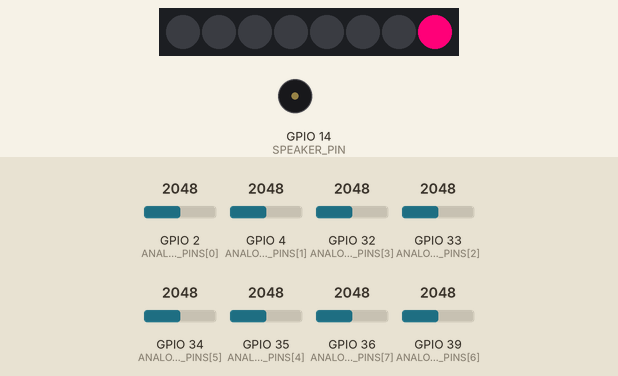
This sketch was run on a simulated ESP32. Shown: 8 RGB LEDs in strip order, left to right, buzzer (waves = sounding). The inputs (shaded band) are chosen by the test bench; at power-on: GPIO 2 (ANALOG_INPUT_PINS[0]) = 2048, GPIO 32 (ANALOG_INPUT_PINS[3]) = 2048, GPIO 34 (ANALOG_INPUT_PINS[5]) = 2048, GPIO 35 (ANALOG_INPUT_PINS[4]) = 2048, GPIO 4 (ANALOG_INPUT_PINS[1]) = 2048, GPIO 33 (ANALOG_INPUT_PINS[2]) = 2048, GPIO 36 (ANALOG_INPUT_PINS[7]) = 2048, GPIO 39 (ANALOG_INPUT_PINS[6]) = 2048.

Above: at 1.41 s.
2.9 s: GPIO 2 (ANALOG_INPUT_PINS[0]) set to 10
At 4.4 s:
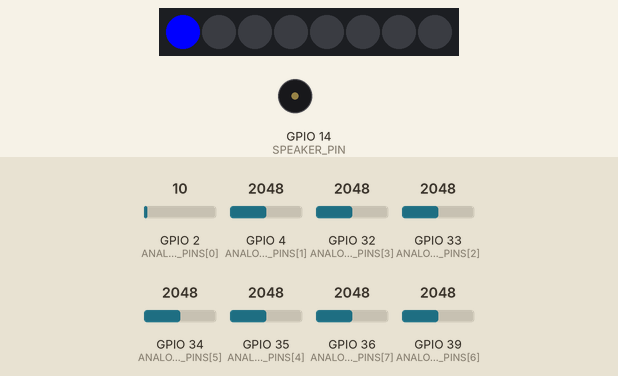
5.2 s: GPIO 32 (ANALOG_INPUT_PINS[3]) set to 10
At 7.4 s:
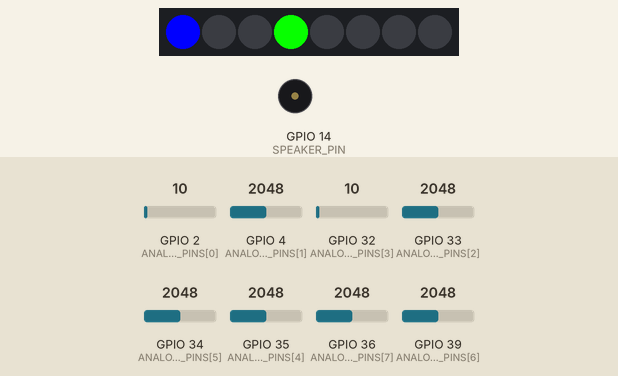
7.7 s: GPIO 34 (ANALOG_INPUT_PINS[5]) set to 10
At 9.3 s:
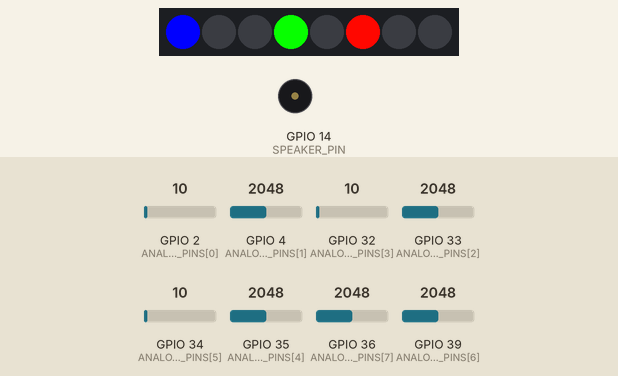
10.2 s: GPIO 35 (ANALOG_INPUT_PINS[4]) set to 10
At 12.4 s:
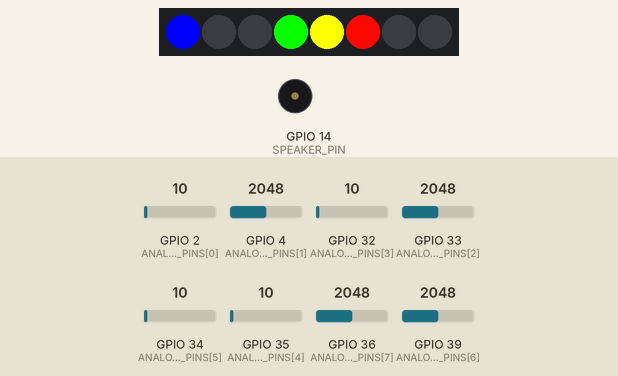
12.7 s: GPIO 2 (ANALOG_INPUT_PINS[0]) set to 3963
14.2 s: GPIO 2 (ANALOG_INPUT_PINS[0]) set to 4067
At 16.4 s:
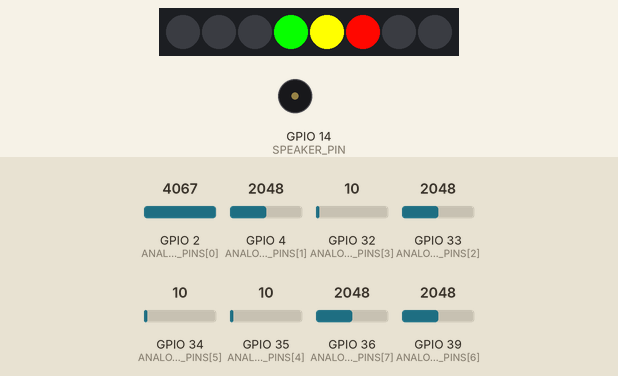
Timing chart, 0 to 17.4 s (numbered marks = the images above; inputs shaded):
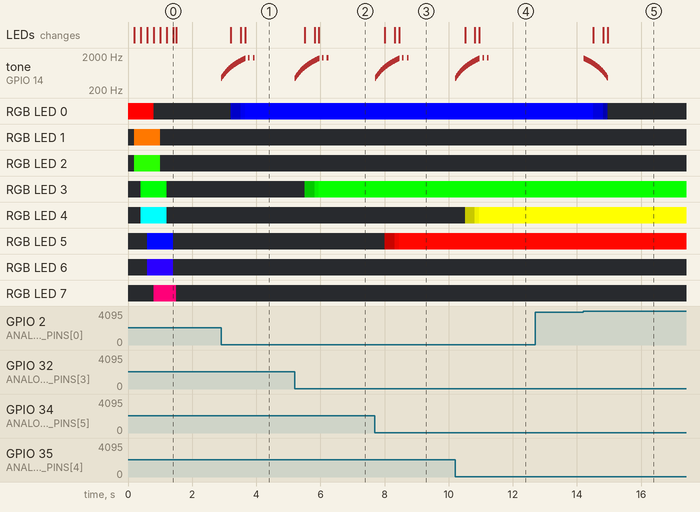

Measured:
- the behaviour switches between 4000 and 4001 on GPIO 2 (ANALOG_INPUT_PINS[0]) (found by bisection; images 4 and 5)
- after the input at 2.9 s, tone on GPIO 14 (SPEAKER_PIN): plays 440 Hz for 0.01 s, 460 Hz for 0.01 s, 485 Hz for 0.01 s, 505 Hz for 0.01 s, 525 Hz for 0.01 s, 545 Hz for 0.01 s … (63 notes in this stretch), starting at once; RGB LED 0: off → RGB(0, 0, 100) after 0.31 s, → RGB(0, 0, 205) 0.31 s later, → RGB(0, 0, 255) 0.14 s later
- after the input at 5.2 s, tone on GPIO 14 (SPEAKER_PIN): plays 440 Hz for 0.01 s, 460 Hz for 0.01 s, 485 Hz for 0.01 s, 505 Hz for 0.01 s, 525 Hz for 0.01 s, 545 Hz for 0.01 s … (63 notes in this stretch), starting at once; RGB LED 3: off → RGB(2, 101, 0) after 0.31 s, → RGB(5, 205, 0) 0.31 s later, → RGB(7, 255, 0) 0.14 s later
- after the input at 7.7 s, tone on GPIO 14 (SPEAKER_PIN): plays 440 Hz for 0.01 s, 465 Hz for 0.01 s, 485 Hz for 0.01 s, 505 Hz for 0.01 s, 525 Hz for 0.01 s, 545 Hz for 0.01 s … (63 notes in this stretch), starting at once; RGB LED 5: off → RGB(101, 2, 0) after 0.31 s, → RGB(205, 5, 0) 0.31 s later, → RGB(255, 7, 0) 0.14 s later
- after the input at 10.2 s, tone on GPIO 14 (SPEAKER_PIN): plays 440 Hz for 0.01 s, 465 Hz for 0.01 s, 485 Hz for 0.01 s, 505 Hz for 0.01 s, 525 Hz for 0.01 s, 545 Hz for 0.01 s … (63 notes in this stretch), starting at once; RGB LED 4: off → RGB(101, 101, 0) after 0.31 s, → RGB(205, 205, 0) 0.31 s later, → RGB(255, 255, 0) 0.14 s later
- after the input at 12.7 s, every drawn part: stays the same
- after the input at 14.2 s, tone on GPIO 14 (SPEAKER_PIN): plays 1715 Hz for 0.01 s, 1695 Hz for 0.01 s, 1670 Hz for 0.01 s, 1650 Hz for 0.01 s, 1630 Hz for 0.01 s, 1610 Hz for 0.01 s … (61 notes in this stretch), starting at once; RGB LED 0: RGB(0, 0, 255) → RGB(0, 0, 154) after 0.31 s, → RGB(0, 0, 50) 0.31 s later, → off 0.14 s later

The sketch:

LightupTest.ino
```cpp
#include <Adafruit_NeoPixel.h>
#include <Tone32.h>


#define TURN_ON_OFF_SOUND

#define SPEAKER_PIN 14
#define LED_PIN    27
// byte ANALOG_INPUT_PINS[] = {36 /* SVP */, 39 /* SVN */, 34, 35, 32, 33, 25, 26};
//byte ANALOG_INPUT_PINS[] = {12, 13, 33, 32, 35, 34, 39 /* SVN */, 36 /* SVP */};
byte ANALOG_INPUT_PINS[] = {2, 4, 33, 32, 35, 34, 39 /* SVN */, 36 /* SVP */};

#define CANDLE_COUNT 8
#define LEDS_PER_CANDLE 1
#define SENSOR_TURN_ON_THRESHOLD 50
#define SENSOR_TURN_OFF_THRESHOLD 4000
#define LIGHTUP_DURATION 750
#define PUTOUT_DURATION 750

#define MAX_INTENSITY 255
#define MIN_INTENSITY 0

Adafruit_NeoPixel strip(CANDLE_COUNT * LEDS_PER_CANDLE, LED_PIN, NEO_GRB + NEO_KHZ800);

long lightChangeTimestamp[CANDLE_COUNT] = { -1};
boolean candleIsLit[CANDLE_COUNT] = {false};
long ledColors[CANDLE_COUNT * LEDS_PER_CANDLE];
int candleStrength[CANDLE_COUNT] = {0};

void setup() {
  Serial.begin(115200);
  pinMode(SPEAKER_PIN, OUTPUT);
  strip.begin();
  strip.show();
  strip.setBrightness(255);
  for (int i = 0; i < strip.numPixels(); i++) {
    ledColors[i] = strip.gamma32(strip.ColorHSV(65536L / strip.numPixels() * i));
  }
  rainbow(100);
}

void loop() {
  for (int candle = 0; candle < sizeof(ANALOG_INPUT_PINS); ++candle) {
    if (!candleIsLit[candle]) {
      checkCandleOn(candle);
    }
    else {
      checkCandleOff(candle);
    }
  }
  delay(1);
}

void checkCandleOn(int candleIndex) {
  int sensorValue = analogRead(ANALOG_INPUT_PINS[candleIndex]);
  //Serial.print(sensorValue); Serial.print("\t");
  if (sensorValue < SENSOR_TURN_ON_THRESHOLD) {
    if (lightChangeTimestamp[candleIndex] > 0) {
      if ((millis() - lightChangeTimestamp[candleIndex]) > LIGHTUP_DURATION) {
        candleIsLit[candleIndex] = true;
        turnCandle(candleIndex, MAX_INTENSITY);
#ifdef TURN_ON_OFF_SOUND
        noTone(SPEAKER_PIN);
        delay(100);
#endif
        beep(2, 50, 50);
        lightChangeTimestamp[candleIndex] = -1;
      }
      else {
        int intensity = map((millis() - lightChangeTimestamp[candleIndex]), 0, LIGHTUP_DURATION, 0, 255);
        turnCandle(candleIndex, intensity);
#ifdef TURN_ON_OFF_SOUND
        tone(SPEAKER_PIN, 440 + 5 * intensity, 10, 0);
#endif
      }
    }
    else {
      lightChangeTimestamp[candleIndex] = millis();
    }
  }
  else {
    if (candleStrength[candleIndex] > 0) {
      turnCandle(candleIndex, candleStrength[candleIndex] - 1);
    }
    lightChangeTimestamp[candleIndex] = -1;
  }
}

void checkCandleOff(int candleIndex) {
  int sensorValue = analogRead(ANALOG_INPUT_PINS[candleIndex]);
  //Serial.print(sensorValue); Serial.print("\t");
  if (sensorValue > SENSOR_TURN_OFF_THRESHOLD) {
    if (lightChangeTimestamp[candleIndex] > 0) {
      if ((millis() - lightChangeTimestamp[candleIndex]) > PUTOUT_DURATION) {
        candleIsLit[candleIndex] = false;
        turnCandle(candleIndex, MIN_INTENSITY);
        lightChangeTimestamp[candleIndex] = -1;
#ifdef TURN_ON_OFF_SOUND
        noTone(SPEAKER_PIN);
#endif
      }
      else {
        int intensity = map((millis() - lightChangeTimestamp[candleIndex]), 0, PUTOUT_DURATION, 255, 0);
        turnCandle(candleIndex, intensity);
#ifdef TURN_ON_OFF_SOUND
        tone(SPEAKER_PIN, 440 + 5 * intensity, 10, 0);
#endif
      }
    }
    else {
      lightChangeTimestamp[candleIndex] = millis();
    }
  }
  else {
    lightChangeTimestamp[candleIndex] = -1;
  }
}

void rainbow(int d) {
  for (int i = 0; i < strip.numPixels(); i++) { // For each pixel in strip...
    strip.setPixelColor(i, ledColors[i]);
    strip.show();
    delay(d);
  }
  for (int i = 0; i < strip.numPixels(); i++) {
    strip.setPixelColor(i, 0);
    strip.show();
    delay(d);
  }
}

void beep(int times, int onDuration, int offDuration) {
  for (int i = 0; i < times; ++i) {
    tone(SPEAKER_PIN, 1760, onDuration, 0);
    delay(onDuration + offDuration);
  }
}

void turnCandle(int candle, int intensity) {
  candleStrength[candle] = intensity;
  for (int ledInCandle = 0; ledInCandle < LEDS_PER_CANDLE; ++ledInCandle) {
    int ledIndex = candle * LEDS_PER_CANDLE + ledInCandle;
    long col = ledColors[ledIndex];
    int r = ((ledColors[ledIndex] & 0xff) * intensity) / 255;
    int g = (((ledColors[ledIndex] >> 8) & 0xff) * intensity) / 255;
    int b = (((ledColors[ledIndex] >> 16) & 0xff) * intensity) / 255;
    col = strip.Color(r, g, b);
    strip.setPixelColor(ledIndex, col);
    strip.show();
  }
}
```
